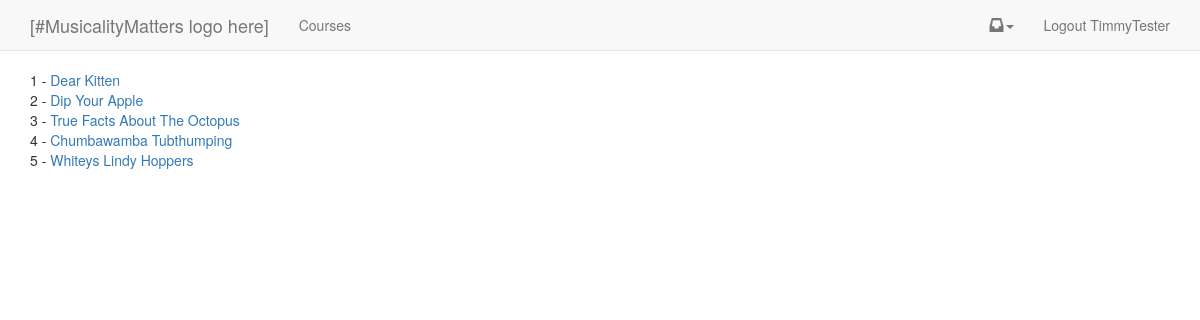
Screenshot of /courses/lesson-1/ (signed in) with the database file from the repository.
### accounts/models.py (models this page shows, shortened)
class MyUser(AbstractBaseUser):
    username = models.CharField(
        max_length=100,
        unique=True,
    )
    email = models.EmailField(
        verbose_name='email address',
        max_length=255,
        unique=True,
    )
    first_name = models.CharField(max_length=120, null=True, blank=True)
    last_name = models.CharField(max_length=120, null=True, blank=True)
    is_member = models.BooleanField(default=False,
     verbose_name='Paid Member')
    is_active = models.BooleanField(default=True)
    is_admin = models.BooleanField(default=False)
    objects = MyUserManager()
    USERNAME_FIELD = 'username'
    REQUIRED_FIELDS = ['email']

### videos/models.py (models this page shows)
class Video(models.Model):
	title = models.CharField(max_length=120)
	embed_code = models.CharField(max_length=500, null=True, blank=True)
	share_message = models.TextField(default=DEFAULT_MESSAGE)
	order = models.PositiveIntegerField(default=1)
	tags = GenericRelation("TaggedItem", null=True, blank=True)
	slug = models.SlugField(null=True, blank=True, unique=True)
	active = models.BooleanField(default=True)
	featured = models.BooleanField(default=False)
	free_preview = models.BooleanField(default=False)
	category = models.ForeignKey("Category", default=1)
	timestamp = models.DateTimeField(auto_now_add=True, auto_now = False, null=True)
	updated = models.DateTimeField(auto_now_add=False, auto_now = True, null=True)
	objects = VideoManager()
	class Meta:
		unique_together = ('slug', 'category')
	def __unicode__(self):
		return self.title
	def get_absolute_url(self):
		try:
			return reverse("video_detail", kwargs={ "vid_slug":self.slug, "cat_slug":self.category.slug})
		except:
			return '/'
	def get_share_link(self):
		full_url = "%s%s" % (settings.FULL_DOMAIN_NAME, self.get_absolute_url())
		return full_url
	def get_share_title(self):
		share_title = urllib2.quote(self.title)
		return share_title
	def get_share_message(self):
		full_url = "%s%s" % (settings.FULL_DOMAIN_NAME, self.get_absolute_url())
		return urllib2.quote("%s %s" % (self.share_message, full_url))

### videos/views.py (the view)
# urls.py: url(r'^courses/(?P<cat_slug>[\w-]+)/$', 'videos.views.category_detail', name='course_detail'),
@login_required
def category_detail(request, cat_slug):
	try:
		obj = Category.objects.get(slug=cat_slug)
		queryset = obj.video_set.all()
		return render(request, "videos/video_list.html", {"obj":obj, "queryset": queryset})
	except:
		raise Http404

### accounts/models.py (called while the page is built)
    def get_queryset(self):
        return MyUserQuerySet(self.model, using=self._db)

### videos/models.py (called while the page is built)
	def active(self):
		return self.filter(active=True)

	def has_embed(self):
		return self.filter(embed_code__isnull=False).exclude(embed_code__exact="")

	def get_queryset(self):
		return VideoQuerySet(self.model, using=self._db)

	def all(self):
		return self.get_queryset().active().has_embed().order_by("order")

	def get_queryset(self):
		return VideoQuerySet(self.model, using=self._db)

### templates/videos/video_list.html (shortened to what this page needs)
{% extends "base.html" %}
{% block content %}
{% for item in queryset %}
{{item.order}} - <a href='{{ item.get_absolute_url }}'>{{ item }}</a> <br/>
{% endfor %}
{% endblock %}

### templates/navbar.html (shortened to what this page needs)
    <nav class="navbar navbar-default navbar-static-top">
      <div class="container">
        <div class="navbar-header">
          <a class="navbar-brand" href="#">[#MusicalityMatters logo here]</a>
        </div>
        <div id="navbar" class="navbar-collapse collapse">
          <ul class="nav navbar-nav">
            <li><a href="{% url 'courses' %}">Courses</a></li>
          </ul>
          <ul class="nav navbar-nav navbar-right">
            {% if user.is_authenticated%}
            <li class="dropdown">
          <a href="#" class="dropdown-toggle notification-toggle" data-toggle="dropdown" role="button" aria-haspopup="true" aria-expanded="false"><span class="glyphicon glyphicon-inbox" aria-hidden="true"></span><span class="caret"></span></a>
        </li>
            <li><a href="{% url 'logout' %}">Logout {{ user }}</a></li>
            {% else %}
            <li><a href="{% url 'login' %}">Login</a></li>
            {% endif %}
          </ul>
        </div>
      </div>
    </nav>

### rows the page displays
MyUser: username "TimmyTester"
Video: order "1", title "Dear Kitten"
Video: order "2", title "Dip Your Apple"
Video: order "3", title "True Facts About The Octopus"
Video: order "4", title "Chumbawamba Tubthumping"
Video: order "5", title "Whiteys Lindy Hoppers"
